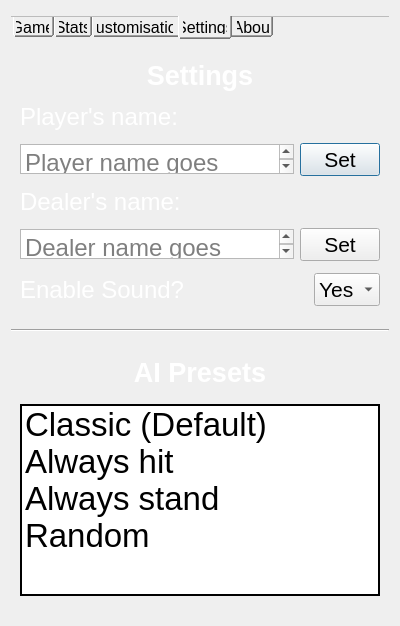
<?xml version="1.0" encoding="UTF-8"?>
<ui version="4.0">
 <class>Settings</class>
 <widget class="QDialog" name="Settings">
  <property name="geometry">
   <rect>
    <x>0</x>
    <y>0</y>
    <width>400</width>
    <height>626</height>
   </rect>
  </property>
  <property name="windowTitle">
   <string>Settings</string>
  </property>
  <layout class="QGridLayout" name="gridLayout">
   <item row="3" column="0">
    <layout class="QHBoxLayout" name="horizontalLayout_5">
     <item>
      <widget class="QWidget" name="widget_2" native="true">
       <layout class="QGridLayout" name="gridLayout_2">
        <item row="1" column="0">
         <widget class="QListWidget" name="listWidget">
          <property name="sizePolicy">
           <sizepolicy hsizetype="Preferred" vsizetype="Fixed">
            <horstretch>0</horstretch>
            <verstretch>0</verstretch>
           </sizepolicy>
          </property>
          <property name="font">
           <font>
            <pointsize>25</pointsize>
           </font>
          </property>
          <property name="frameShape">
           <enum>QFrame::Shape::WinPanel</enum>
          </property>
          <property name="frameShadow">
           <enum>QFrame::Shadow::Plain</enum>
          </property>
          <item>
           <property name="text">
            <string>Classic (Default)</string>
           </property>
           <property name="toolTip">
            <string>Dealer hits as long as his total value doesn't exceed 17.</string>
           </property>
          </item>
          <item>
           <property name="text">
            <string>Always hit</string>
           </property>
           <property name="toolTip">
            <string>Dealer always hits.</string>
           </property>
          </item>
          <item>
           <property name="text">
            <string>Always stand</string>
           </property>
           <property name="toolTip">
            <string>Dealer always stands.</string>
           </property>
          </item>
          <item>
           <property name="text">
            <string>Random</string>
           </property>
           <property name="toolTip">
            <string>Dealer can randomly decide to hit or not.</string>
           </property>
          </item>
         </widget>
        </item>
        <item row="0" column="0">
         <widget class="QLabel" name="label_5">
          <property name="sizePolicy">
           <sizepolicy hsizetype="Preferred" vsizetype="Fixed">
            <horstretch>0</horstretch>
            <verstretch>0</verstretch>
           </sizepolicy>
          </property>
          <property name="font">
           <font>
            <pointsize>20</pointsize>
            <bold>true</bold>
           </font>
          </property>
          <property name="styleSheet">
           <string notr="true">color: white;</string>
          </property>
          <property name="text">
           <string>AI Presets</string>
          </property>
          <property name="alignment">
           <set>Qt::AlignmentFlag::AlignCenter</set>
          </property>
         </widget>
        </item>
       </layout>
      </widget>
     </item>
    </layout>
   </item>
   <item row="1" column="0">
    <layout class="QHBoxLayout" name="horizontalLayout_4">
     <property name="rightMargin">
      <number>0</number>
     </property>
     <item>
      <widget class="QWidget" name="widget" native="true">
       <layout class="QVBoxLayout" name="verticalLayout_2">
        <item>
         <widget class="QLabel" name="label">
          <property name="sizePolicy">
           <sizepolicy hsizetype="Preferred" vsizetype="Fixed">
            <horstretch>0</horstretch>
            <verstretch>0</verstretch>
           </sizepolicy>
          </property>
          <property name="font">
           <font>
            <pointsize>20</pointsize>
            <bold>true</bold>
           </font>
          </property>
          <property name="styleSheet">
           <string notr="true">color: white;</string>
          </property>
          <property name="text">
           <string>Settings</string>
          </property>
          <property name="alignment">
           <set>Qt::AlignmentFlag::AlignCenter</set>
          </property>
         </widget>
        </item>
        <item>
         <widget class="QLabel" name="label_2">
          <property name="sizePolicy">
           <sizepolicy hsizetype="Preferred" vsizetype="Fixed">
            <horstretch>0</horstretch>
            <verstretch>0</verstretch>
           </sizepolicy>
          </property>
          <property name="font">
           <font>
            <pointsize>18</pointsize>
           </font>
          </property>
          <property name="styleSheet">
           <string notr="true">color: white;</string>
          </property>
          <property name="text">
           <string>Player's name:</string>
          </property>
         </widget>
        </item>
        <item>
         <layout class="QHBoxLayout" name="horizontalLayout_3">
          <item>
           <widget class="QPlainTextEdit" name="playerName">
            <property name="sizePolicy">
             <sizepolicy hsizetype="Preferred" vsizetype="Fixed">
              <horstretch>0</horstretch>
              <verstretch>0</verstretch>
             </sizepolicy>
            </property>
            <property name="maximumSize">
             <size>
              <width>16777215</width>
              <height>30</height>
             </size>
            </property>
            <property name="font">
             <font>
              <pointsize>18</pointsize>
             </font>
            </property>
            <property name="placeholderText">
             <string>Player name goes here....</string>
            </property>
           </widget>
          </item>
          <item>
           <widget class="QPushButton" name="setPlayerName">
            <property name="sizePolicy">
             <sizepolicy hsizetype="Fixed" vsizetype="Fixed">
              <horstretch>0</horstretch>
              <verstretch>0</verstretch>
             </sizepolicy>
            </property>
            <property name="font">
             <font>
              <pointsize>16</pointsize>
             </font>
            </property>
            <property name="text">
             <string>Set</string>
            </property>
           </widget>
          </item>
         </layout>
        </item>
        <item>
         <widget class="QLabel" name="label_3">
          <property name="sizePolicy">
           <sizepolicy hsizetype="Preferred" vsizetype="Fixed">
            <horstretch>0</horstretch>
            <verstretch>0</verstretch>
           </sizepolicy>
          </property>
          <property name="font">
           <font>
            <pointsize>18</pointsize>
           </font>
          </property>
          <property name="styleSheet">
           <string notr="true">color: white;</string>
          </property>
          <property name="text">
           <string>Dealer's name:</string>
          </property>
         </widget>
        </item>
        <item>
         <layout class="QHBoxLayout" name="horizontalLayout_2">
          <item>
           <widget class="QPlainTextEdit" name="dealerName">
            <property name="sizePolicy">
             <sizepolicy hsizetype="Preferred" vsizetype="Fixed">
              <horstretch>0</horstretch>
              <verstretch>0</verstretch>
             </sizepolicy>
            </property>
            <property name="maximumSize">
             <size>
              <width>16777215</width>
              <height>30</height>
             </size>
            </property>
            <property name="font">
             <font>
              <pointsize>18</pointsize>
             </font>
            </property>
            <property name="backgroundVisible">
             <bool>false</bool>
            </property>
            <property name="centerOnScroll">
             <bool>false</bool>
            </property>
            <property name="placeholderText">
             <string>Dealer name goes here....</string>
            </property>
           </widget>
          </item>
          <item>
           <widget class="QPushButton" name="setDealerName">
            <property name="sizePolicy">
             <sizepolicy hsizetype="Fixed" vsizetype="Fixed">
              <horstretch>0</horstretch>
              <verstretch>0</verstretch>
             </sizepolicy>
            </property>
            <property name="font">
             <font>
              <pointsize>16</pointsize>
             </font>
            </property>
            <property name="text">
             <string>Set</string>
            </property>
           </widget>
          </item>
         </layout>
        </item>
        <item>
         <layout class="QHBoxLayout" name="horizontalLayout">
          <item>
           <widget class="QLabel" name="label_4">
            <property name="font">
             <font>
              <pointsize>18</pointsize>
             </font>
            </property>
            <property name="styleSheet">
             <string notr="true">color: white;</string>
            </property>
            <property name="text">
             <string>Enable Sound?</string>
            </property>
           </widget>
          </item>
          <item>
           <widget class="QComboBox" name="enableSound">
            <property name="sizePolicy">
             <sizepolicy hsizetype="Fixed" vsizetype="Fixed">
              <horstretch>0</horstretch>
              <verstretch>0</verstretch>
             </sizepolicy>
            </property>
            <property name="font">
             <font>
              <pointsize>16</pointsize>
             </font>
            </property>
            <item>
             <property name="text">
              <string>Yes</string>
             </property>
            </item>
            <item>
             <property name="text">
              <string>No</string>
             </property>
            </item>
           </widget>
          </item>
         </layout>
        </item>
       </layout>
      </widget>
     </item>
    </layout>
   </item>
   <item row="0" column="0">
    <widget class="QTabWidget" name="tabWidget">
     <property name="sizePolicy">
      <sizepolicy hsizetype="Expanding" vsizetype="Fixed">
       <horstretch>0</horstretch>
       <verstretch>0</verstretch>
      </sizepolicy>
     </property>
     <property name="styleSheet">
      <string notr="true">QTabBar::tab {
	font-size: 16px;
	padding: 5px;
}</string>
     </property>
     <property name="tabPosition">
      <enum>QTabWidget::TabPosition::South</enum>
     </property>
     <property name="currentIndex">
      <number>3</number>
     </property>
     <property name="iconSize">
      <size>
       <width>15</width>
       <height>16</height>
      </size>
     </property>
     <property name="documentMode">
      <bool>true</bool>
     </property>
     <widget class="QWidget" name="tab">
      <attribute name="title">
       <string>Game</string>
      </attribute>
     </widget>
     <widget class="QWidget" name="tab_2">
      <attribute name="title">
       <string>Stats</string>
      </attribute>
     </widget>
     <widget class="QWidget" name="tab_3">
      <attribute name="title">
       <string>Customisation</string>
      </attribute>
     </widget>
     <widget class="QWidget" name="tab_4">
      <attribute name="title">
       <string>Settings</string>
      </attribute>
     </widget>
     <widget class="QWidget" name="tab_5">
      <attribute name="title">
       <string>About</string>
      </attribute>
     </widget>
    </widget>
   </item>
   <item row="2" column="0">
    <widget class="Line" name="line_2">
     <property name="orientation">
      <enum>Qt::Orientation::Horizontal</enum>
     </property>
    </widget>
   </item>
  </layout>
 </widget>
 <resources/>
 <connections/>
</ui>
